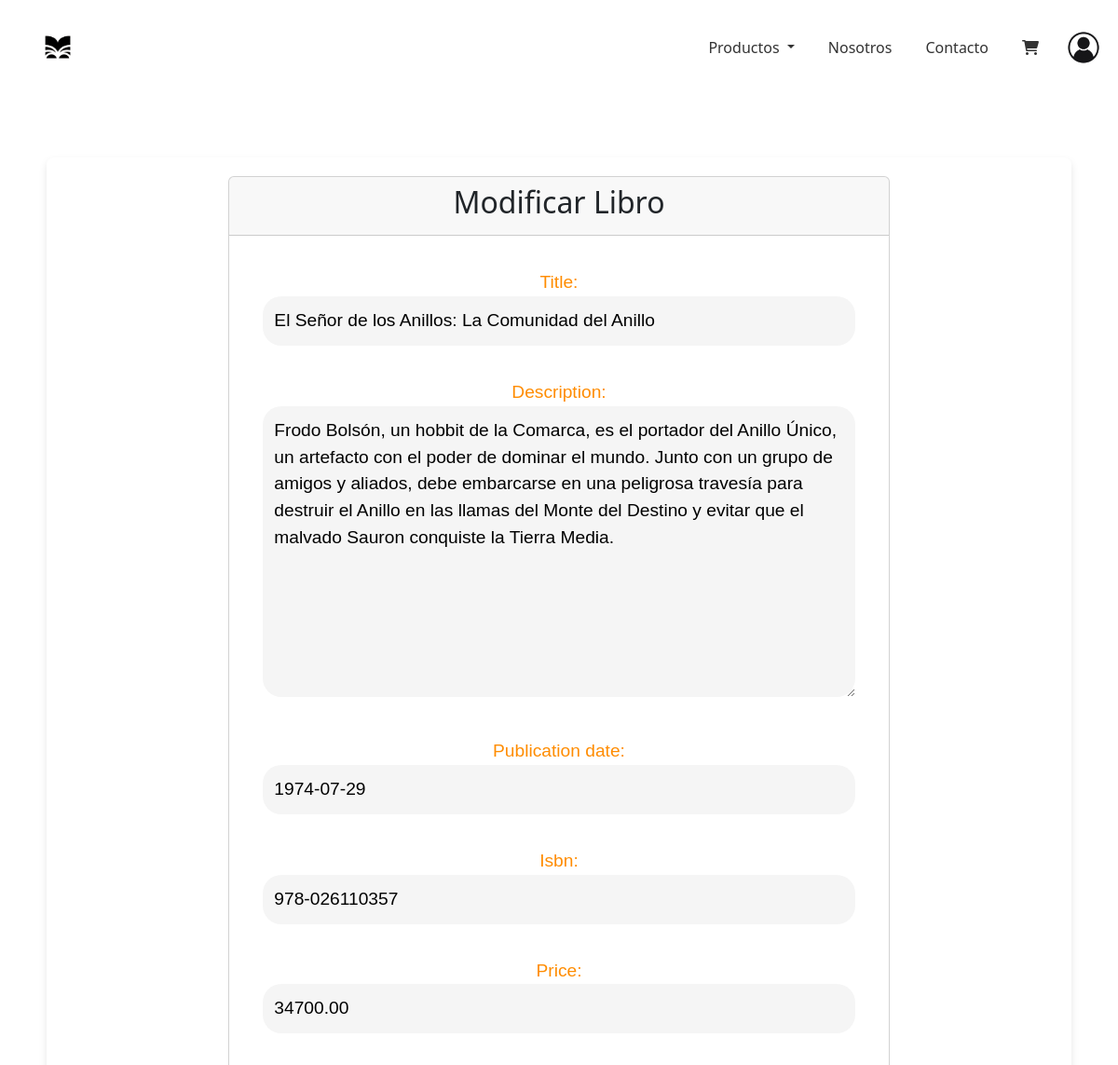
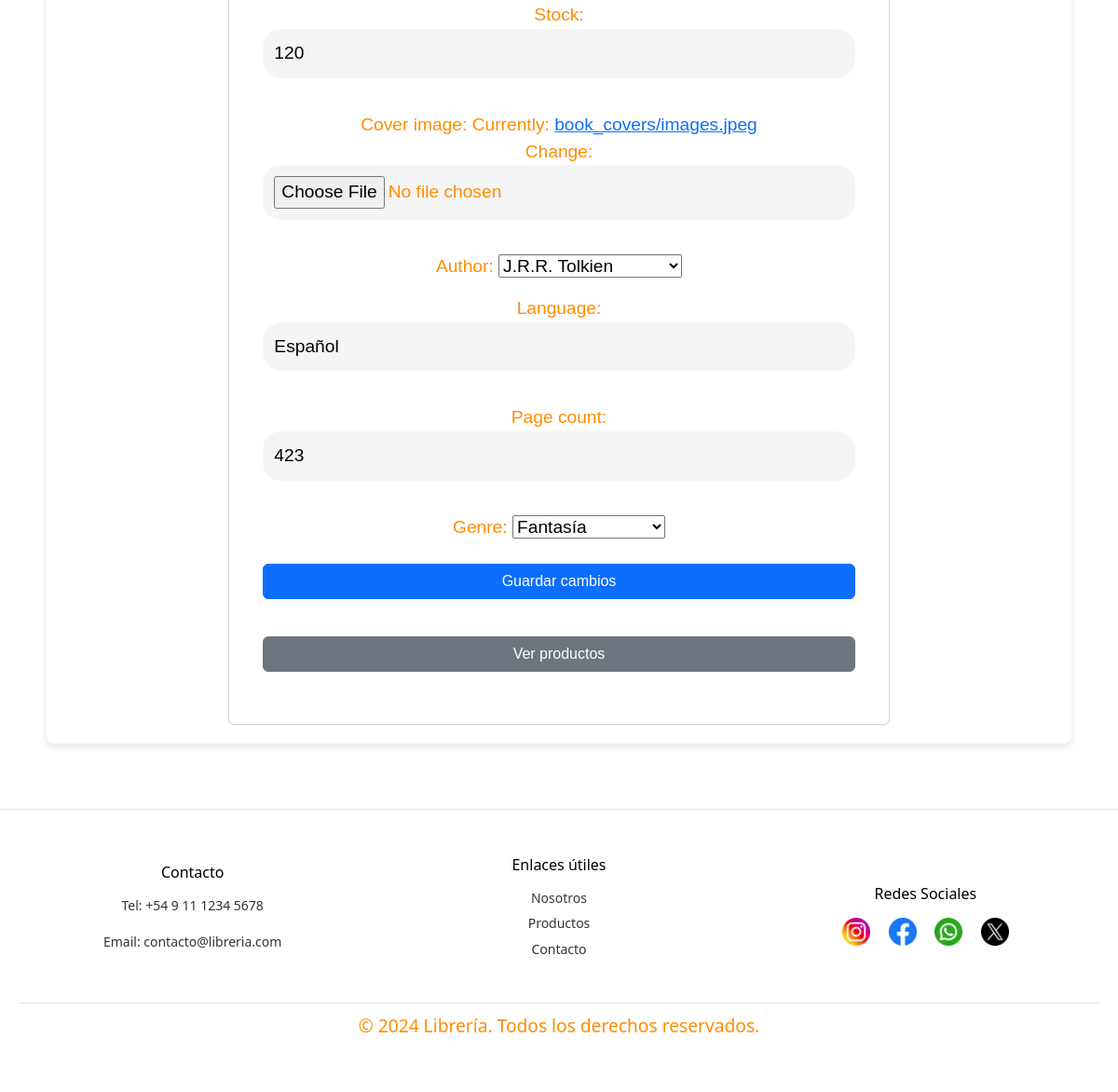
/modificar/1/ (signed in), run on the app's committed database (2 pictures, top to bottom).
### App/models.py (models this page shows, shortened)
class book(models.Model):
    book_id = models.AutoField(primary_key=True)
    title = models.CharField(max_length=200)
    description = models.TextField()
    publication_date = models.DateField()
    isbn = models.CharField(max_length=13, unique=True)
    price = models.DecimalField(max_digits=10, decimal_places=2)
    stock = models.IntegerField()
    cover_image = models.ImageField(upload_to='book_covers/')
    author = models.ForeignKey(author, on_delete=models.CASCADE)
    language = models.CharField(max_length=100)
    page_count = models.IntegerField(null=True)
    genre = models.ForeignKey(genre, on_delete=models.SET_NULL, null=True, blank=True)  # O usa null=True si quieres que sea opcional
    class Meta:
        db_table = 'book'

class author(models.Model):
    author_id = models.AutoField(primary_key=True)
    name = models.CharField(max_length=100)
    author_image = models.ImageField(upload_to='author_covers/', default='author_covers/default.jpg')
    bio = models.TextField()
    birth_date = models.DateField()
    nationality = models.CharField(max_length=50)
    def __str__(self):
        return self.name
    class Meta:
        db_table = 'author'

### App/views.py (the view, shortened to what this page needs)
# urls.py: path('modificar/<int:book_id>/', modificar_book, name='modificar_book'),
@login_required
def modificar_book(request, book_id):
    libro = get_object_or_404(book, book_id=book_id)
    data = {
        'forms_modi': Newbook(instance=libro)
    }
    return render(request, 'pages/modificar.html', data)

### App/forms.py
class Newbook(forms.ModelForm):
    class Meta:
        model=book
        fields='__all__'

### App/models.py (called while the page is built)
    def __str__(self):
        return self.name

### App/templates/pages/modificar.html (shortened to what this page needs)
{% extends 'index.html' %}
{% load static %}
{% block content %}
<div class="container mt-5">
    <div class="row justify-content-center">
        <div class="col-md-8">
            <div class="card">
                <div class="card-header text-center">
                    <h2>Modificar Libro</h2>
                </div>
                <div class="card-body">
                    <form action="" method="post" enctype="multipart/form-data">
                        {{ forms_modi.as_p }}
                        <div class="form-group mt-4">
                            <input type="submit" value="Guardar cambios" class="btn btn-primary w-100">
                        </div>
                        <div class="form-group mt-2">
                            <a href="{% url 'visualize' %}" class="btn btn-secondary w-100">
                                Ver productos
                            </a>
                        </div>
                    </form>
                </div>
            </div>
        </div>
    </div>
</div>
{% endblock %}

### App/static/css/style.css (style rules this page uses)
* { margin: 0; padding: 0; box-sizing: border-box; }
body { font-family: Arial, sans-serif; background-color: #f7f7f7; color: #333; line-height: 1.5; }
.container { width: 80%; margin: 50px auto; padding: 20px; background-color: #ffffff; border-radius: 8px; box-shadow: 0 4px 8px rgba(0, 0, 0, 0.1); }
p { text-align: center; color: #ff8c00; font-size: 1.2em; }
form { font-family: 'Arial', sans-serif; color: #333; padding: 20px; }
form textarea, form input { border-radius: 20px; margin-bottom: 20px; padding: 12px; width: 100%; box-sizing: border-box; font-size: 1em; border: none; background-color: #f5f5f5; transition: all 0.3s ease; }
.form-group { margin-bottom: 20px; }
.btn { font-size: 1.1em; padding: 12px; border-radius: 20px; cursor: pointer; text-align: center; width: 100%; box-sizing: border-box; transition: background-color 0.3s ease; }
.btn-primary { background-color: #007bff; border: none; color: white; }
.btn-secondary { background-color: #6c757d; border: none; color: white; }

### data on the page
book: title "El Señor de los Anillos: La Comunidad del Anillo", description "Frodo Bolsón, un hobbit de la Comarca, es el portador del Anillo Único, un artefacto con el poder de dominar el mundo. Junto con un grupo de amigos y aliados, debe embarcarse en una peligrosa travesía para destruir el Anillo en las llamas del Monte del Destino y evitar que el malvado Sauron conquiste la Tierra Media.", publication_date "1974-07-29", isbn "978-026110357", price "34700.00", stock "120", language "Español", page_count "423", genre "Fantasía"
author: author "J.R.R. Tolkien"
